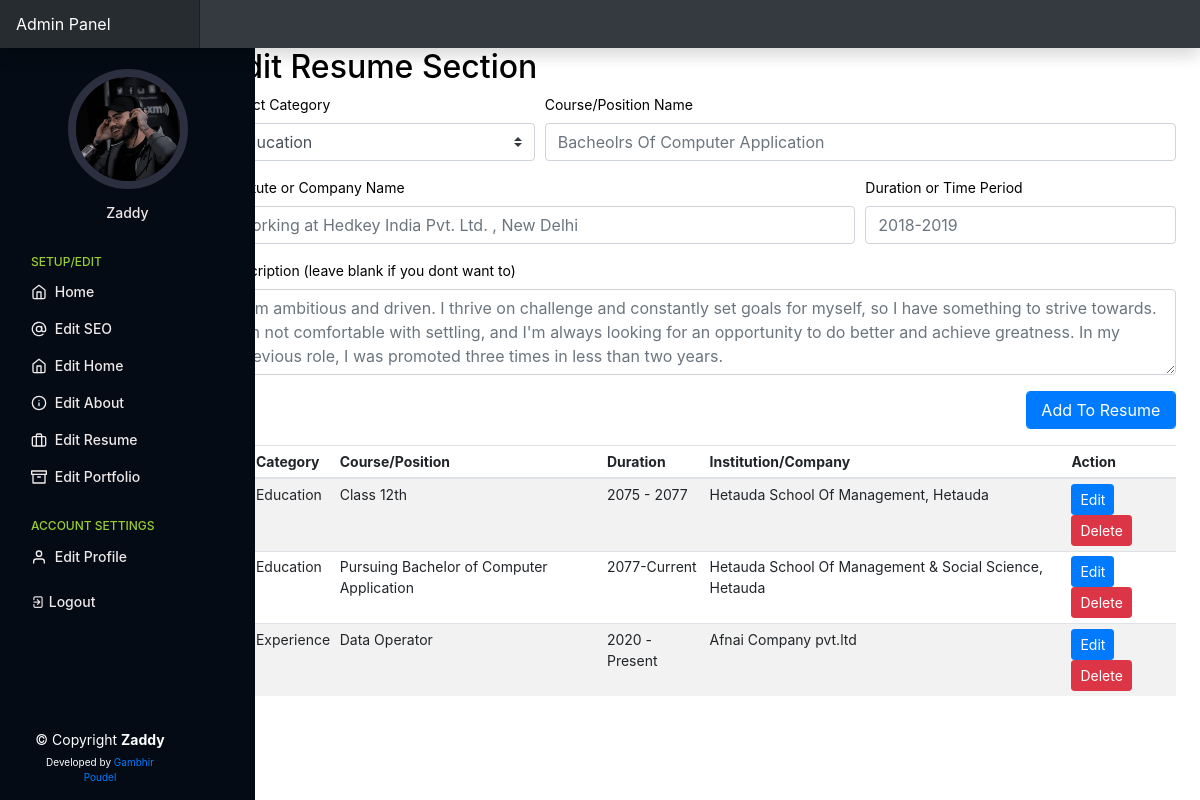
The app's page /admin/?editresume=true (signed in) with its own data.
### tables this page shows
CREATE TABLE `personal_setup` (
  `id` int(11) NOT NULL,
  `profilepic` varchar(250) NOT NULL,
  `sidebar` varchar(250) NOT NULL,
  `footer` varchar(250) NOT NULL,
  `name` varchar(250) NOT NULL,
  `twitter` varchar(200) NOT NULL,
  `facebook` varchar(200) NOT NULL,
  `instagram` varchar(200) NOT NULL,
  `discord` varchar(200) NOT NULL,
  `linkedin` varchar(200) NOT NULL,
  `github` varchar(200) NOT NULL,
  `homewallpaper` varchar(200) NOT NULL,
  `professions` varchar(200) NOT NULL,
  `location` text NOT NULL,
  `mobile` varchar(200) NOT NULL,
  `emailid` varchar(200) NOT NULL
);

CREATE TABLE `resume` (
  `id` int(11) NOT NULL,
  `category` varchar(250) NOT NULL,
  `title` varchar(250) NOT NULL,
  `year` varchar(250) NOT NULL,
  `ogname` varchar(250) NOT NULL,
  `workdesc` text NOT NULL
);

### admin/php/resume.php (the view, shortened to what this page needs)
<h2>Edit Resume Section</h2>
<form action="php/uresume.php" method="post">
  <div class="form-row">
    <div class="form-group col-md-4">
      <label>Select Category</label>
      <select name="category" class="custom-select">
        <option value="e" selected>Education</option>
      </select>
    </div>
    <div class="form-group col-md-8">
      <label for="sn">Course/Position Name</label>
      <input type="text" name="title" class="form-control" id="website" placeholder="Bacheolrs Of Computer Application" required>
    </div>
    <div class="form-group col-md-8">
      <label for="website">Institute or Company Name</label>
      <input type="text" name="ogname" class="form-control" id="website" placeholder="Working at Hedkey India Pvt. Ltd. , New Delhi" required>
    </div>
    <div class="form-group col-md-4">
      <label for="website">Duration or Time Period</label>
      <input type="text" name="year" class="form-control" id="website" placeholder="2018-2019" required>
    </div>
    <div class="form-group col-md-12">
      <label for="exampleFormControlTextarea1">Description (leave blank if you dont want to)</label>
      <textarea class="form-control" name="workdesc" id="exampleFormControlTextarea1" rows="3" placeholder="I am ambitious and driven. I thrive on challenge and constantly set goals for myself, so I have something to strive towards. I'm not comfortable with settling, and I'm always looking for an opportunity to do better and achieve greatness. In my previous role, I was promoted three times in less than two years."></textarea>
    </div>
    <div class="form-group col-md-2 ml-auto">
      <input type="submit" name="addtoresume" class="btn btn-primary form-control" value="Add To Resume">
    </div>
  </div>
</form>
<table id="rlist" class="table table-striped table-sm .table-responsive ">
  <thead>
    <tr>
      <th>Id</th>
      <th>Category</th>
      <th>Course/Position</th>
      <th>Duration</th>
      <th>Institution/Company</th>
      <th>Action</th>
    </tr>
  </thead>
  <tbody>
    <?php
    $query2 = "SELECT * FROM resume";
    $queryrun2 = mysqli_query($db, $query2);
    $count = 1;
    while ($data2 = mysqli_fetch_array($queryrun2)) {
      $cat = $data2['category'] == 'e' ? $cat = "Education" : $cat = "Experience";
    ?>
      <tr>
        <div class="modal fade" id="modal<?= $data2['id'] ?>" tabindex="-1" role="dialog" aria-labelledby="exampleModalLabel" aria-hidden="true">
          <td>#<?= $count ?></td>
          <td><?= $cat ?></td>
          <td><?= $data2['title'] ?></td>
          <td><?= $data2['year'] ?></td>
          <td><?= $data2['ogname'] ?></td>
          <td>
            <button type="button" class="btn btn-primary btn-sm" data-toggle="modal" data-target="#modal<?= $data2['id'] ?>">
              Edit
            </button> <a href="php/uresume.php?del=<?= $data2['id'] ?>"><button type="button" class="btn btn-danger btn-sm" data-toggle="modal" data-target="#exampleModal">
                Delete
              </button></a>
          </td>
      </tr>
    <?php $count++;
    } ?>
  </tbody>
</table>

### admin/index.php (shortened to what this page needs)
<?php
include('../include/db.php');
$query = "SELECT * FROM personal_setup,aboutus_setup,basic_setup,admin_users";
$queryrun = mysqli_query($db, $query);
$data = mysqli_fetch_array($queryrun);
?>
<!doctype html>
<html lang="en">
<head>
  <link href="assets/dist/css/bootstrap.css" rel="stylesheet">
  <link rel="stylesheet" href="https://unicons.iconscout.com/release/v4.0.0/css/line.css">
  <link href="css/dashboard.css" rel="stylesheet">
</head>
<body>
  <nav class="navbar navbar-dark sticky-top bg-dark flex-md-nowrap p-0 shadow">
    <a class="navbar-brand col-md-3 col-lg-2 mr-0 px-3" href="#">Admin Panel</a>
  </nav>
  <div class="container-fluid">
    <div class="row">
      <nav id="sidebarMenu" class="col-md-3 col-lg-2 d-md-block bg-light sidebar collapse">
        <div class="sidebar-sticky pt-3">
          <div class="profile">
            <img src="../assets/img/<?= $data['profilepic'] ?>" alt="" class="img-fluid rounded-circle">
            <a href="#" class="nav-link"><?= $_SESSION['username'] ?></a>
          </div>
          <ul class="nav flex-column">
            <h6 class="sidebar-heading d-flex justify-content-between align-items-center px-3 mt-4 mb-1 text-muted">
              <span>Setup/Edit</span>
            </h6>
            <li class="nav-item">
              <a class="nav-link" href="../admin/">
                <span data-feather="home"></span>
                Home
              </a>
            </li>
            <li class="nav-item">
              <a class="nav-link" href="?editseo=true">
                <span data-feather="at-sign"></span>
                Edit SEO
              </a>
            </li>
            <li class="nav-item">
              <a class="nav-link" href="?edithome=true">
                <span data-feather="home"></span>
                Edit Home
              </a>
            </li>
            <li class="nav-item">
              <a class="nav-link" href="?editabout=true">
                <span data-feather="info"></span>
                Edit About
              </a>
            </li>
            <li class="nav-item">
              <a class="nav-link" href="?editresume=true">
                <span data-feather="briefcase"></span>
                Edit Resume
              </a>
            </li>
            <li class="nav-item">
              <a class="nav-link" href="?editportfolio=true">
                <span data-feather="archive"></span>
                Edit Portfolio
              </a>
            </li>
          </ul>
          <h6 class="sidebar-heading d-flex justify-content-between align-items-center px-3 mt-4 mb-1 text-muted">
            <span>Account Settings</span>
          </h6>
          <ul class="nav flex-column mb-2">
            <li class="nav-item">
              <a class="nav-link" href="?editprofile=true">
                <span data-feather="user"></span>
                Edit Profile
              </a>
            </li>
          </ul>
          <ul class="nav flex-column mb-2">
            <li class="nav-item">
              <a class="nav-link" href="php/logout.php"> <i class="uil-signout"></i>
                Logout
              </a>
            </li>
          </ul>
        </div>
      </nav>
      <main role="main" class="col-md-9 ml-sm-auto col-lg-10 px-md-4">
        <?php
        if (isset($_GET['edithome'])) {
          include('php/home.php');
        } else if (isset($_GET['editabout'])) {
          include('php/about.php');
        } else if (isset($_GET['editresume'])) {
          include('php/resume.php');
        } else if (isset($_GET['editportfolio'])) {
          include('php/portfolio.php');
        } else if (isset($_GET['editseo'])) {
          include('php/seo.php');
        } else if (isset($_GET['editprofile'])) { ?>
          <h2>Edit Profile</h2>
          <?php
          if (isset($_GET['msg'])) {
            if ($_GET['msg'] == 'updated') {
          ?>
              <div class="alert alert-success text-center" role="alert">
                Successfully Updated !
              </div>
          <?php
            }
          }
          ?>
          <form method="post" action="php/uprofile.php">
            <div class="form-row">
              <div class="form-group col-md-6">
                <label for="ptitle">Name</label>
                <input type="text" name="username" value="<?= $data['username'] ?>" class="form-control" id="ptitle" placeholder="Monu Giri">
              </div>
              <div class="form-group col-md-6">
                <label for="psubtitle">Password</label>
                <input type="text" name="userpass" value="<?= $data['user_pass'] ?>" class="form-control" id="psubtitle" placeholder="*************">
              </div>
              <div class="form-group col-md-12">
                <label for="psubtitle">Email Id</label>
                <input type="text" name="userid" value="<?= $data['user_id'] ?>" class="form-control" id="psubtitle" placeholder="admin@admin.com">
              </div>
            </div>
            <input type="submit" name="uprofile" class="btn btn-primary" value="Save Changes">
          </form>
        <?php } else {
          include('php/welcome.php');
        } ?>
      </main>
    </div>
  </div>
  <footer id="footer">
    <div class="container">
      <div class="copyright">
        &copy; Copyright <strong><span>Zaddy</span></strong>
      </div>
      <div class="credits">
        Developed by <a href="#">Gambhir Poudel</a>
      </div>
    </div>
  </footer>
</body>
</html>

### admin/css/dashboard.css (style rules this page uses)
body { font-size: .875rem; }
.feather { width: 16px; height: 16px; vertical-align: text-bottom; }
.sidebar { position: fixed; top: 0; bottom: 0; left: 0; z-index: 100; padding: 48px 0 0; box-shadow: inset -1px 0 0 rgba(0, 0, 0, .1); }
.sidebar-sticky { position: relative; top: 0; height: calc(100vh - 48px); padding-top: .5rem; overflow-x: hidden; overflow-y: auto; }
.sidebar .nav-link { font-weight: 500; color: #eee8e8; }
.sidebar .nav-link .feather { margin-right: 4px; color: #f0ecec; }
.sidebar-heading { font-size: .75rem; text-transform: uppercase; }
.navbar-brand { padding-top: .75rem; padding-bottom: .75rem; font-size: 1rem; background-color: rgba(0, 0, 0, .25); box-shadow: inset -1px 0 0 rgba(0, 0, 0, .25); }

### admin/index.php (style rules this page uses)
#footer { padding: 15px; color: white; font-size: 14px; position: fixed; left: 0; bottom: 0; width: 200px; z-index: 9999; }
#footer .copyright { text-align: center; }
#footer .credits { padding-top: 5px; text-align: center; font-size: 10px; color: white; }
.sidebar-sticky { position: fixed; top: 0; left: 0; bottom: 0; width: 255px; transition: all ease-in-out 0.5s; z-index: 9997; transition: all 0.5s; padding: 0 15px; background: #040b14; overflow-y: auto; }
.profile img { margin: 5px auto; display: block; width: 120px; border: 8px solid #2c2f3f; }
.sidebar-sticky .profile a { text-decoration: none; font-size: 14px; text-align: center; }

### records on screen
personal_setup: profilepic (picture)
resume: category "Education", title "Class 12th", year "2075 - 2077", ogname "Hetauda School Of Management, Hetauda"
resume: category "Education", title "Pursuing Bachelor of Computer Application", year "2077-Current", ogname "Hetauda School Of Management & Social Science, Hetauda"
resume: category "Experience", title "Data Operator", year "2020 - Present", ogname "Afnai Company pvt.ltd"

### other values on screen
$_SESSION['username'] "Zaddy"
